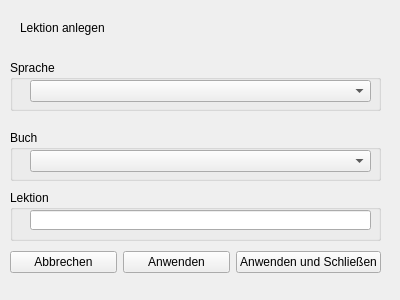
<?xml version="1.0" encoding="UTF-8"?>
<ui version="4.0">
 <class>LektionAnlegen</class>
 <widget class="QWidget" name="LektionAnlegen">
  <property name="geometry">
   <rect>
    <x>0</x>
    <y>0</y>
    <width>400</width>
    <height>300</height>
   </rect>
  </property>
  <property name="windowTitle">
   <string>Lektion Anlegen</string>
  </property>
  <widget class="QLabel" name="label">
   <property name="geometry">
    <rect>
     <x>20</x>
     <y>20</y>
     <width>101</width>
     <height>16</height>
    </rect>
   </property>
   <property name="text">
    <string>Lektion anlegen</string>
   </property>
  </widget>
  <widget class="QGroupBox" name="groupBox">
   <property name="geometry">
    <rect>
     <x>10</x>
     <y>60</y>
     <width>371</width>
     <height>51</height>
    </rect>
   </property>
   <property name="title">
    <string>Sprache</string>
   </property>
   <widget class="QComboBox" name="cBSprache">
    <property name="geometry">
     <rect>
      <x>20</x>
      <y>20</y>
      <width>341</width>
      <height>22</height>
     </rect>
    </property>
   </widget>
  </widget>
  <widget class="QGroupBox" name="groupBox_2">
   <property name="geometry">
    <rect>
     <x>10</x>
     <y>130</y>
     <width>371</width>
     <height>51</height>
    </rect>
   </property>
   <property name="title">
    <string>Buch</string>
   </property>
   <widget class="QComboBox" name="cBBuch">
    <property name="geometry">
     <rect>
      <x>20</x>
      <y>20</y>
      <width>341</width>
      <height>22</height>
     </rect>
    </property>
   </widget>
  </widget>
  <widget class="QGroupBox" name="groupBox_3">
   <property name="geometry">
    <rect>
     <x>10</x>
     <y>190</y>
     <width>371</width>
     <height>51</height>
    </rect>
   </property>
   <property name="title">
    <string>Lektion</string>
   </property>
   <widget class="QLineEdit" name="tfLektion">
    <property name="geometry">
     <rect>
      <x>20</x>
      <y>20</y>
      <width>341</width>
      <height>20</height>
     </rect>
    </property>
   </widget>
  </widget>
  <widget class="QWidget" name="">
   <property name="geometry">
    <rect>
     <x>10</x>
     <y>250</y>
     <width>371</width>
     <height>25</height>
    </rect>
   </property>
   <layout class="QHBoxLayout" name="horizontalLayout">
    <item>
     <widget class="QPushButton" name="btnAbbrechn">
      <property name="text">
       <string>Abbrechen</string>
      </property>
     </widget>
    </item>
    <item>
     <widget class="QPushButton" name="btnAnwenden">
      <property name="text">
       <string>Anwenden</string>
      </property>
     </widget>
    </item>
    <item>
     <widget class="QPushButton" name="btnAnwendenSchliessen">
      <property name="text">
       <string>Anwenden und Schließen</string>
      </property>
     </widget>
    </item>
   </layout>
  </widget>
 </widget>
 <tabstops>
  <tabstop>cBSprache</tabstop>
  <tabstop>cBBuch</tabstop>
  <tabstop>tfLektion</tabstop>
  <tabstop>btnAnwenden</tabstop>
  <tabstop>btnAnwendenSchliessen</tabstop>
  <tabstop>btnAbbrechn</tabstop>
 </tabstops>
 <resources/>
 <connections/>
</ui>
